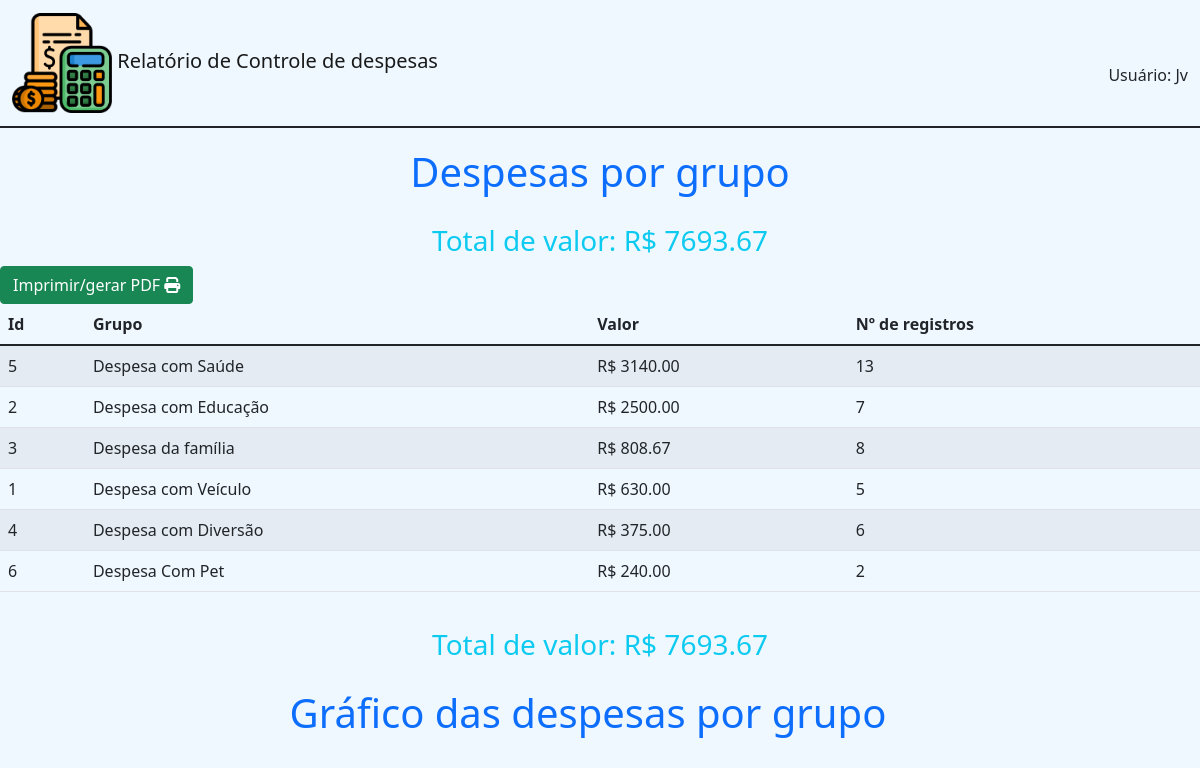
/relatorios/despesas_por_grupo_print/ (signed in), run on the app's committed database.
### cadastros/models.py (models this page shows, shortened)
class GrupoDespesa(models.Model):
    grupo = models.CharField(max_length=50)
    padrao = models.BooleanField(default=False)
    usuario = models.ForeignKey(User, on_delete=models.CASCADE, blank=True, null=True)
    ativo = models.BooleanField(default=True)
    class Meta:
        verbose_name = 'Grupo de despesa'
        verbose_name_plural = 'Grupos de despesa'

### relatorios/views.py (the view)
# urls.py: path('despesas_por_grupo_print/', views.despesas_por_grupo_print, name='despesas_por_grupo_print'),
@login_required(login_url='login')
def despesas_por_grupo_print(request):
    user = request.user
    despesas = Despesa.objects.all().filter(
        usuario=user
    ).values('tipo__grupo__grupo', 'tipo__grupo').annotate(total=Sum('valor'), count=Count('tipo__grupo')).order_by('-total')
    if len(despesas) == 0:
        messages.add_message(request, messages.WARNING, 'Não existem registros para esse usuário')
        return redirect('home')
    for d in despesas:
        d['tot'] = round(d['total'])
        d['total'] = f'{d["total"]:.2f}'
    total = despesas.aggregate(Sum('total'))
    total = f"{total['total__sum']:.2f}"
    des = Despesa.objects.all().filter(
        usuario=user
    ).values('tipo__grupo__grupo', 'tipo__grupo').annotate(total=Sum('valor'), count=Count('tipo__grupo')).order_by('-total')
    for d in des:
        d['tot'] = round(d['total'])
    return render(request, 'print/despesas_por_grupo.html', {'despesas':despesas, 'des':des, 'total':total})

### relatorios/templates/print/despesas_por_grupo.html (shortened to what this page needs)
{% extends 'base_print.html'%}
{% block 'conteudo'%}
<h1 style="padding-top: 20px;" class="text-center text-primary">Despesas por grupo</h1>
<h3 style="padding-top: 20px;" class="text-center text-info">Total de valor: R$ {{total}}</h3>
<button class="btn btn-success no_print" onclick="window.print()">Imprimir/gerar PDF <i class="fa-solid fa-print"></i></button>
<div class="row">
  <div class="col-12">
    <table class="table table-striped table-hover">
      <thead>
        <tr>
          <th scope="col">Id</th>
          <th scope="col">Grupo</th>
          <th scope="col">Valor</th>
          <th scope="col">Nº de registros</th>
        </tr>
      </thead>
      <tbody>
        {% for c in despesas%}
        <tr>
            <td>{{c.tipo__grupo}}</td>
            <td>{{c.tipo__grupo__grupo}}</td>
            <td>R$ {{c.total}}</td>
            <td>{{c.count}}</td>
        </tr>
        {%endfor%}
      </tbody>
    </table>
</div>
<h3 style="padding-top: 20px;" class="text-center text-info">Total de valor: R$ {{total}}</h3>
<div class="row">
  <h1 style="padding-top: 20px;" class="text-center text-primary">Gráfico das despesas por grupo</h1>
  <div class="col-12">
    <div id="piechart_3d_print" style="width: 100%; height: 800px;"></div>
  </div>
</div>
</div>
{% endblock %}

### templates/base_print.html (shortened to what this page needs)
{% load static %}
<!DOCTYPE html>
<html lang="pt-br">
<head>
    <link href="https://cdn.jsdelivr.net/npm/bootstrap@5.1.3/dist/css/bootstrap.min.css" rel="stylesheet">
    <link rel="stylesheet" href="{% static 'css/estilo.css'%}">
    <link rel="stylesheet" href="{% static 'css/print.css'%}">
</head>
<body>
    <nav class="navbar navbar-light" style="border-bottom: 2px solid;">
        <div class="container-fluid">
          <a class="navbar-brand" href="">
            <img src="{% static 'img/icone_despesas.png'%}" width="100" height="100" class="d-inline-block align-text-middle">
            <span class="fs-sm-6 fs-md-1">Relatório de Controle de despesas</span>
          </a>
          {% if user.first_name != ''%}
          <span class="mt-4">Usuário: {{user.first_name}} {{user.last_name}}</span>
          {% else %}
          <span class="mt-4">Usuário: {{user}}</span>
          {% endif %}
        </div>
    </nav>
      <div>
       {% block 'conteudo'%}
       {% endblock %}
      </div>
</body>
</html>

### templates/static/css/estilo.css (style rules this page uses)
* { margin: 0; padding: 0; }
body { background-color: aliceblue; }

### data on the page
GrupoDespesa: tipo__grupo "5", tipo__grupo__grupo "Despesa com Saúde", total "3140.00", count "13"
GrupoDespesa: tipo__grupo "2", tipo__grupo__grupo "Despesa com Educação", total "2500.00", count "7"
GrupoDespesa: tipo__grupo "3", tipo__grupo__grupo "Despesa da família", total "808.67", count "8"
GrupoDespesa: tipo__grupo "1", tipo__grupo__grupo "Despesa com Veículo", total "630.00", count "5"
GrupoDespesa: tipo__grupo "4", tipo__grupo__grupo "Despesa com Diversão", total "375.00", count "6"
GrupoDespesa: tipo__grupo "6", tipo__grupo__grupo "Despesa Com Pet", total "240.00", count "2"

### other printed values
{{ user }} "Jv"
{{ total }} "7693.67"
